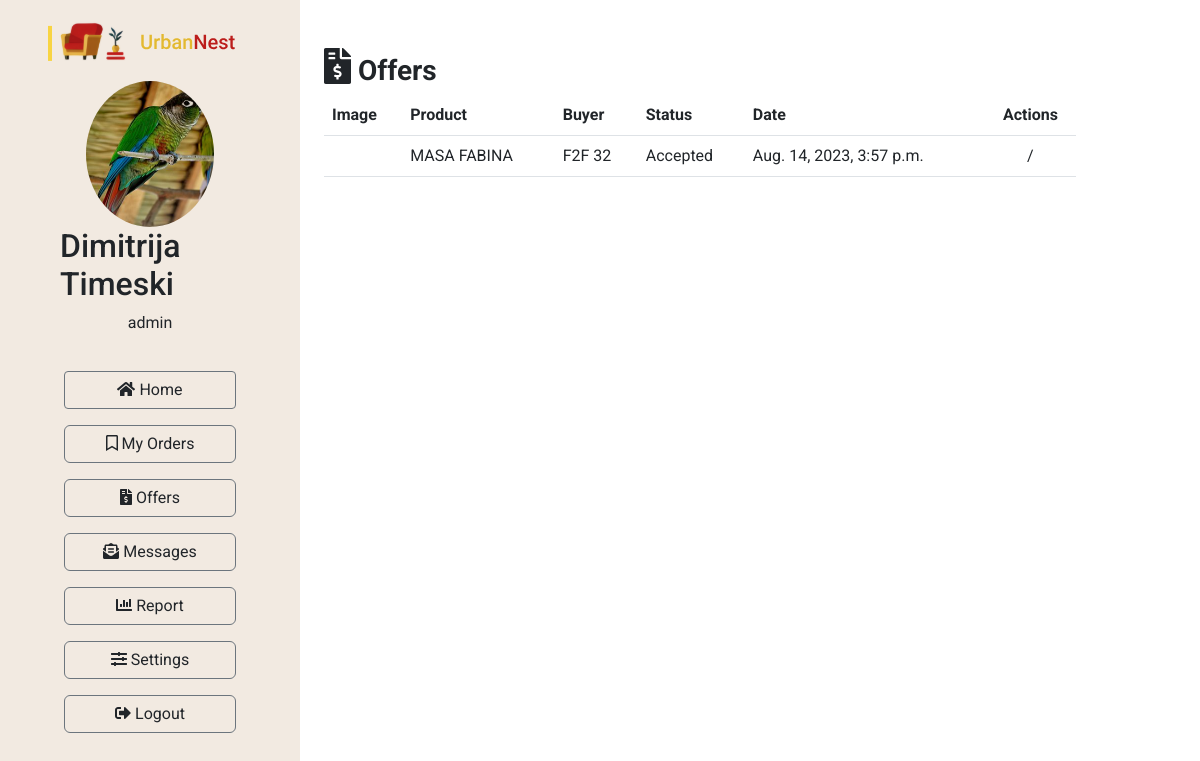
/dashboard/offers (signed in), run on an earlier commit of the app's database.
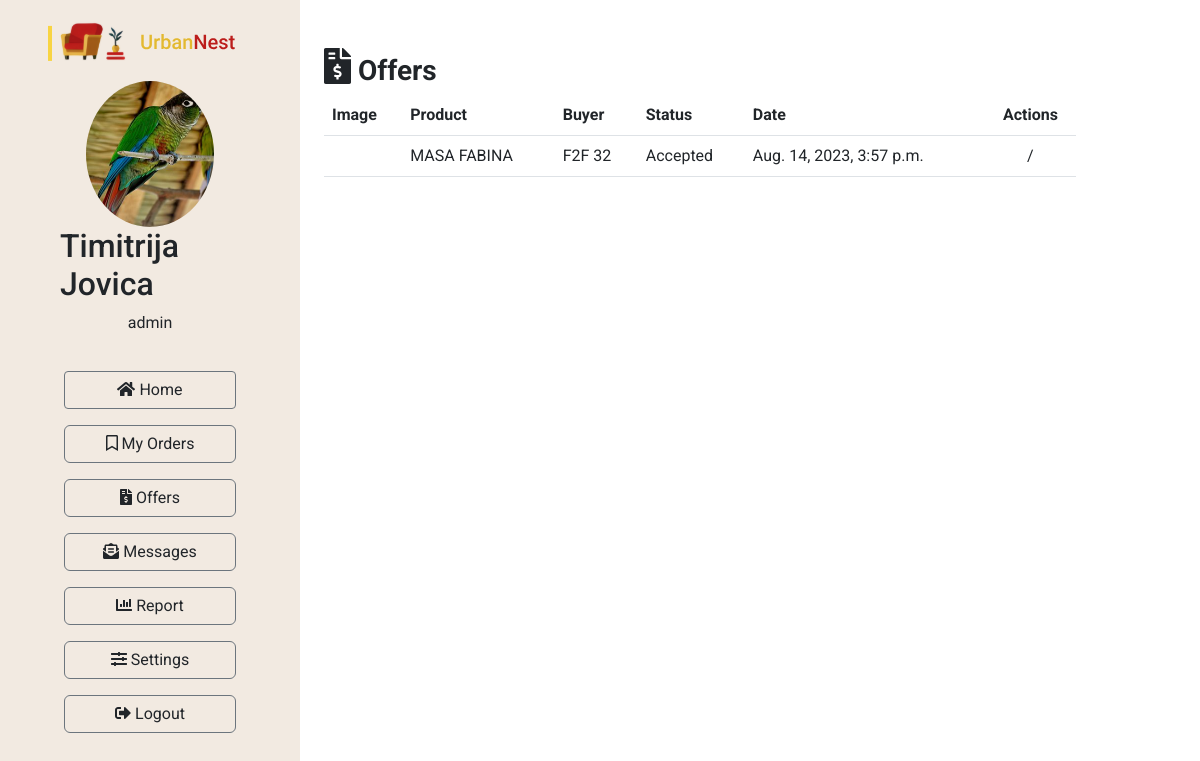
And on a later commit of the database.
### Furniture/models.py (models this page shows, shortened)
class UrbanNestUser(models.Model):
    user = models.OneToOneField(User, on_delete=models.CASCADE)
    first_name = models.CharField(max_length=100)
    last_name = models.CharField(max_length=100)
    photo = models.ImageField(upload_to='images/users', null=True, blank=True)
    address = models.CharField(max_length=200)
    city = models.CharField(max_length=100)
    postal_code = models.CharField(max_length=100)
    province = models.CharField(max_length=100)
    country = CountryField()
    phone_number = models.CharField(max_length=9)
    shopping_cart = models.ForeignKey('ShoppingCart', on_delete=models.CASCADE, null=True, blank=True)

### Furniture/views.py (the view)
# urls.py: path("dashboard/offers", offers, name="offers"),
@login_required
def offers(request):
    user = UrbanNestUser.objects.get(user=request.user)
    offers = Product.objects.filter(furniture__seller=user).exclude(status='IC')
    context = {'user': user, 'offers': offers}
    return render(request, 'dashboard/dashboard-offers.html', context=context)

### Furniture/templates/dashboard/dashboard-offers.html
{% extends "dashboard/base-dashboard.html" %}
{% block content %}
<div class="container my-5">
    <div class="d-flex justify-content-between"><h3><strong><i
            class='fas fa-file-invoice-dollar' style='font-size:36px'></i> Offers</strong></h3></div>
    <div class="table-responsive">
        <table class="table table-hover">
            <thead>
            <tr>
                <th scope="col">Image</th>
                <th scope="col">Product</th>
                <th scope="col">Buyer</th>
                <th scope="col">Status</th>
                <th scope="col">Date</th>
                <th scope="col" class="text-center">Actions</th>
            </tr>
            </thead>
            <tbody>
            {% for offer in offers %}
            <tr>
                <td><img src="{{offer.furniture.image.url}}" alt="" width="100px" class="rounded shadow-sm"></td>
                <td class="align-middle">{{offer.furniture.name}}</td>
                <td class="align-middle">{{offer.buyer.first_name}} {{offer.buyer.last_name}}</td>
                <td class="align-middle">{{offer.get_status_display}}</td>
                <td class="align-middle">{{offer.creation_date}}</td>
                {% if offer.status == 'PE' %}
                <td class="align-middle">
                    <div class="d-flex justify-content-around">
                        <a href="{% url 'offer_accept' product_id=offer.pk %}"><i
                                class='far fa-check-square text-success' style='font-size:36px'></i></a>
                        <a href="{% url 'offer_decline' product_id=offer.pk %}"><i
                                class='far fa-minus-square text-danger' style='font-size:36px'></i></a>
                    </div>
                </td>
                {% else %}
                <td class="align-middle text-center">
                    /
                </td>
                {% endif %}
                {% endfor %}
            </tbody>
        </table>
    </div>
    {% endblock %}

### Furniture/templates/dashboard/base-dashboard.html (shortened to what this page needs)
<!DOCTYPE html>
<html lang="en">
<head>
    <link rel="stylesheet" href="https://cdn.jsdelivr.net/npm/bootstrap@5.3.0/dist/css/bootstrap.min.css">
    <link rel="stylesheet"
          href="https://cdn.jsdelivr.net/npm/@fortawesome/fontawesome-free@6.2.1/css/fontawesome.min.css"
>
</head>
<body>
<div style="min-height: 100vh;">
    <div class="row d-flex align-items-stretch p-0 m-0">
        <div class="py-3 px-5 col-md-3" style="background: #F2EAE1; min-height: 100vh;">
            <a href="{% url 'index' %}">
                <div>
                </div>
            </a>
            <div class="pt-3 container d-flex flex-column align-items-center justify-content-center mb-1">
                <img src="{{MEDIA_URL}}{{user.photo.url}}" alt="" class="rounded-circle" style="
width: 128px;
height: 145.636px;">
                <h2>{{user.first_name}} {{user.last_name}}</h2>
                <p>{{user.user.username}}</p>
            </div>
            <div class="d-flex flex-column justify-content-center px-3 gap-3 py-3">
                <a href="{% url 'dashboard_home' %}" class="text-decoration-none text-reset btn btn-outline-secondary"
                   style="border-radius: 4px;"><i class="fas fa-home"></i> Home</a>
                <a href="{% url 'my_orders' %}" class="text-decoration-none text-reset btn btn-outline-secondary"><i
                        class='far fa-bookmark'></i> My
                    Orders</a>
                <a href="{% url 'offers' %}" class="text-decoration-none text-reset btn btn-outline-secondary"><i
                        class='fas fa-file-invoice-dollar'></i> Offers</a>
                <a href="" class="text-decoration-none text-reset btn btn-outline-secondary"><i
                        class='fas fa-envelope-open-text'></i> Messages</a>
                <a href="" class="text-decoration-none text-reset btn btn-outline-secondary"><i
                        class='fas fa-chart-bar'></i> Report</a>
                <a href="{% url 'edit_settings' %}" class="text-decoration-none text-reset btn btn-outline-secondary"><i
                        class='fas fa-sliders-h'></i> Settings</a>
                <a href="{% url 'logout' %}" class="text-decoration-none text-reset btn btn-outline-secondary"><i
                        class="fas fa-sign-out-alt"></i> Logout</a>
            </div>
        </div>
        <div class="col-md-8 white">
            {% block content %}{% endblock %}
        </div>
    </div>
</div>
</body>
</html>

What changed in the data, as far as the page shows it:
changed UrbanNestUser "admin": first_name "Dimitrija" → "Timitrija"; last_name "Timeski" → "Jovica"
